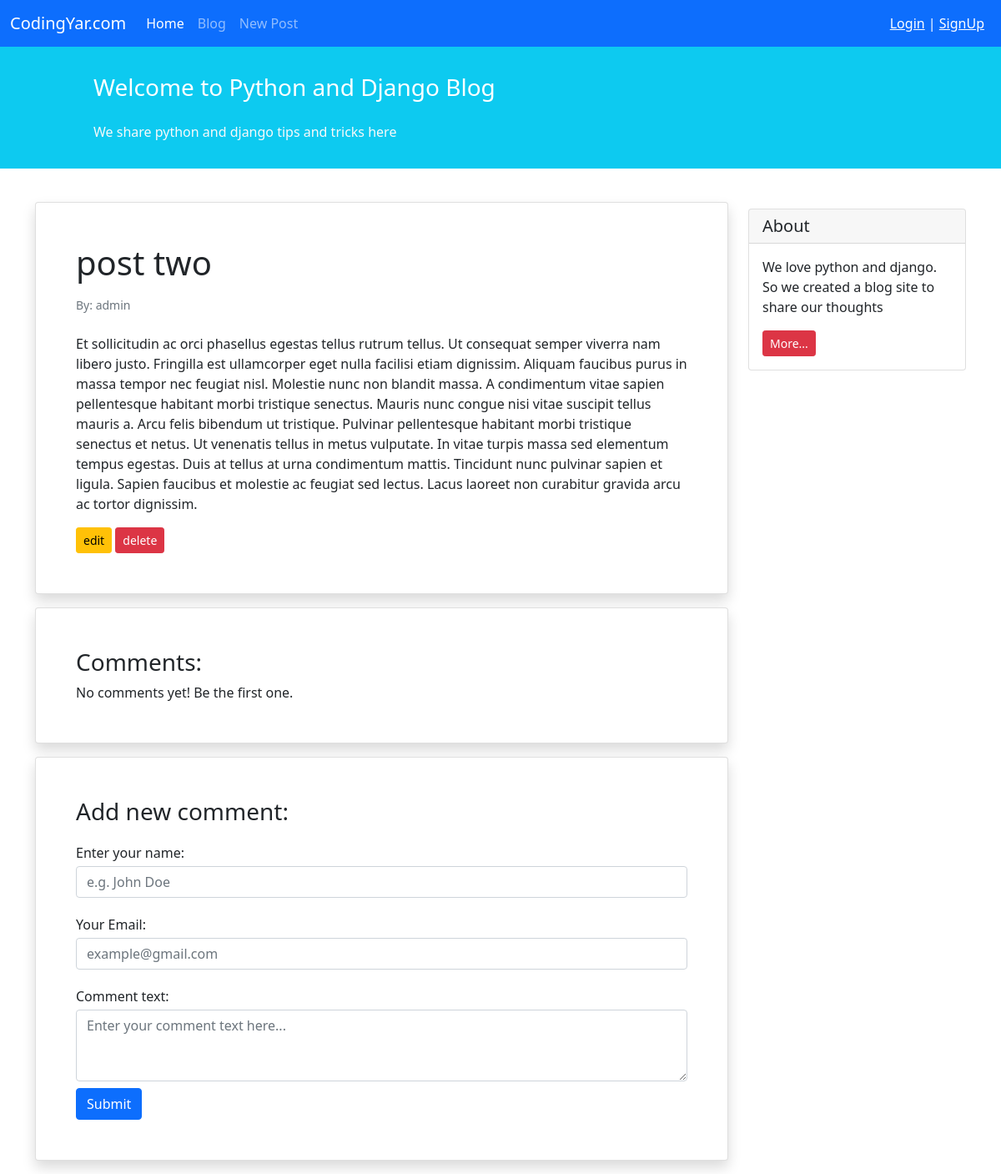
The app's page /blog/2/, older data.
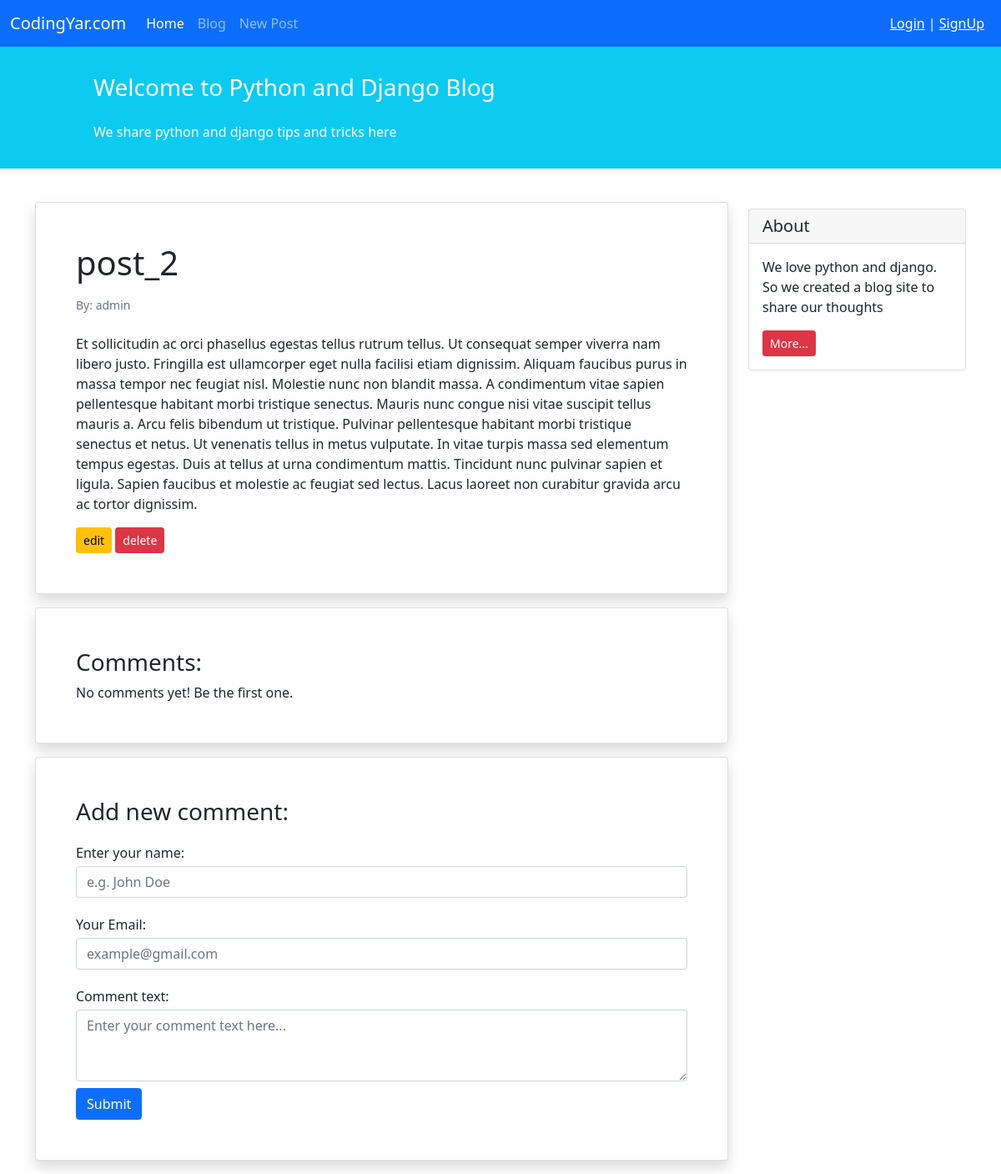
The same page, newer data.
### blog/models.py (models this page shows, shortened)
class Post(models.Model):
    STATUS_CHOICES = (
        ('pub', 'Published'),
        ('drf', 'Draft'),
    )
    title = models.CharField(max_length=100)
    text = models.TextField()
    author = models.ForeignKey('auth.User', on_delete=models.CASCADE)
    datetime_created = models.DateTimeField(auto_now_add=True)
    datetime_modified = models.DateTimeField(auto_now=True)
    status = models.CharField(choices=STATUS_CHOICES, max_length=10)

### blog/views.py (the view)
# urls.py: path('<int:pk>/', PostDetailView.as_view(), name='post_detail'),
class PostDetailView(generic.DetailView):
    model = Post
    template_name = 'blog/post_detail.html'
    context_object_name = 'post_detail'

### templates/blog/post_detail.html (shortened to what this page needs)
{% extends '_base.html' %}
{% block content %}
    <div class="container mt-4">
        <div class="row">
            <div class="col-9">
                <div class="card shadow my-3 p-5">
                    <h1>{{ post_detail.title }}</h1>
                    <p class="small text-muted mt-2">By: {{ post_detail.author }}</p>
                    <p class="mt-2">{{ post_detail.text }}</p>
                    <div>
                        <a href="{% url 'post_update' post_detail.id %}" class="btn btn-sm btn-warning">edit</a>
                        <a href="{% url 'post_delete' post_detail.id %}" class="btn btn-sm btn-danger">delete</a>
                    </div>
                </div>
                <div class="card shadow my-3 p-5">
                    <h3>Comments:</h3>
                    No comments yet! Be the first one.
                </div>
                <div class="card shadow my-3 p-5">
                    <h3>Add new comment:</h3>
                    <form method="POST">
                        <div class="form-group py-2">
                            <label class="py-1" for="author_name">Enter your name:</label>
                            <input type="text" class="form-control" placeholder="e.g. John Doe" name="author_name">
                        </div>
                        <div class="form-group py-2">
                            <label class="py-1" for="email">Your Email:</label>
                            <input type="email" class="form-control" placeholder="example@gmail.com" name="email">
                        </div>
                        <div class="form-group py-2">
                            <label class="py-1" for="comment_text">Comment text:</label>
                            <textarea class="form-control" name="text" rows="3"
                                      placeholder="Enter your comment text here..."></textarea>
                        </div>
                        <button type="submit" class="btn btn-primary">Submit</button>
                    </form>
                </div>
            </div>
            <div class="col-3">
                <div class="card my-4">
                    <h5 class="card-header">About</h5>
                    <div class="card-body">
                        <p class="card-text">We love python and django. So we created a blog site to share our
                            thoughts</p>
                        <a href="#"
                           class="btn btn-sm btn-danger">
                            More...
                        </a>
                    </div>
                </div>
            </div>
        </div>
    </div>
{% endblock %}

Row changes from the older to the newer data that the page shows:
changed Post "admin": title "post two" → "post_2"
